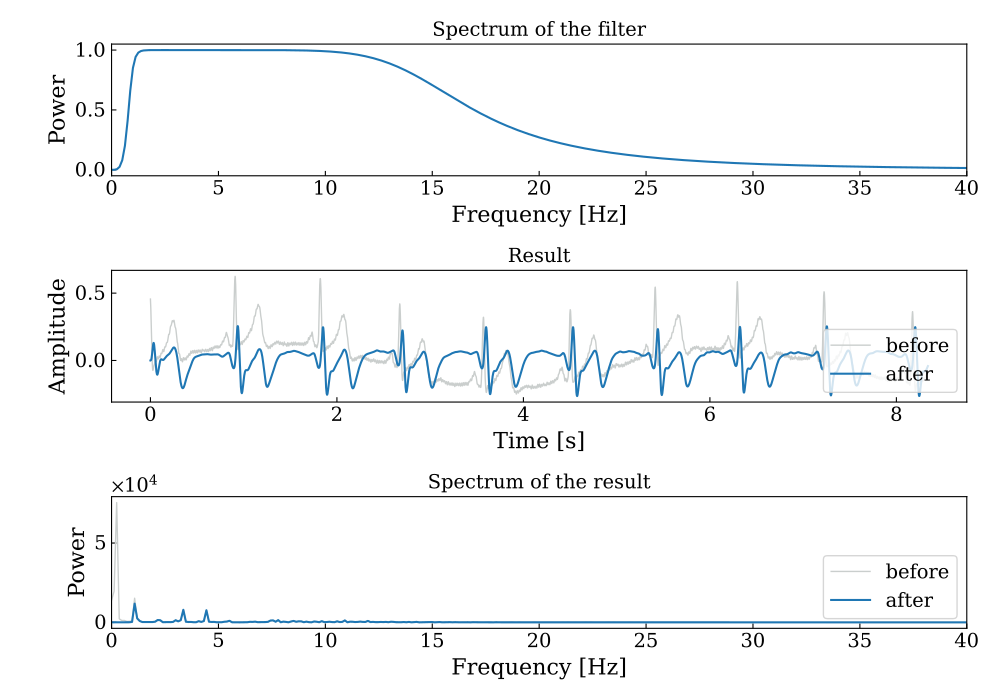

Recreate this plot in Python.
from pathlib import Path

import numpy as np
import scipy
import scipy.signal as signal
from matplotlib import pyplot as plt

from signal_analysis.common import power_spectrum, set_custom_pyplot_styles

fs = 500
nyq = fs / 2
wave = scipy.io.loadmat("data/ecg.mat")["ecg"].flatten()
times0 = np.arange(wave.size) / fs

freqs0, spect0 = power_spectrum(signal=wave, fs=fs)

order = 4
b, a = signal.butter(order, [0.9 / nyq, 15 / nyq], btype="bandpass")

if __name__ == "__main__":
    set_custom_pyplot_styles()

    fig, [top, mid, bot] = plt.subplots(3, 1)

    result = signal.lfilter(b, a, wave)

    w, h = signal.freqz(b, a, worN=2000)
    top.plot(w * nyq / np.pi, np.abs(h))
    top.set_title("Spectrum of the filter")
    top.set_xlabel("Frequency [Hz]")
    top.set_ylabel("Power")
    top.set_xlim(0, 40)

    mid.plot(times0, wave, c="#cacecd", linewidth=1.0, label="before")
    mid.plot(times0, result, label="after")
    mid.set_title("Result")
    mid.legend(loc="lower right")
    mid.set_xlabel("Time [s]")
    mid.set_ylabel("Amplitude")

    freqs, spect = power_spectrum(signal=result, fs=fs)

    bot.plot(freqs0, spect0, c="#cacecd", linewidth=1.0, label="before")
    bot.plot(freqs, spect, label="after")
    bot.set_xlim(0, 40)
    bot.set_xlabel("Frequency [Hz]")
    bot.set_ylabel("Power")
    bot.set_title("Spectrum of the result")
    bot.legend(loc="lower right")

    fig.tight_layout()
    plt.savefig(Path(__file__).with_suffix(".pdf"))
    plt.show()
